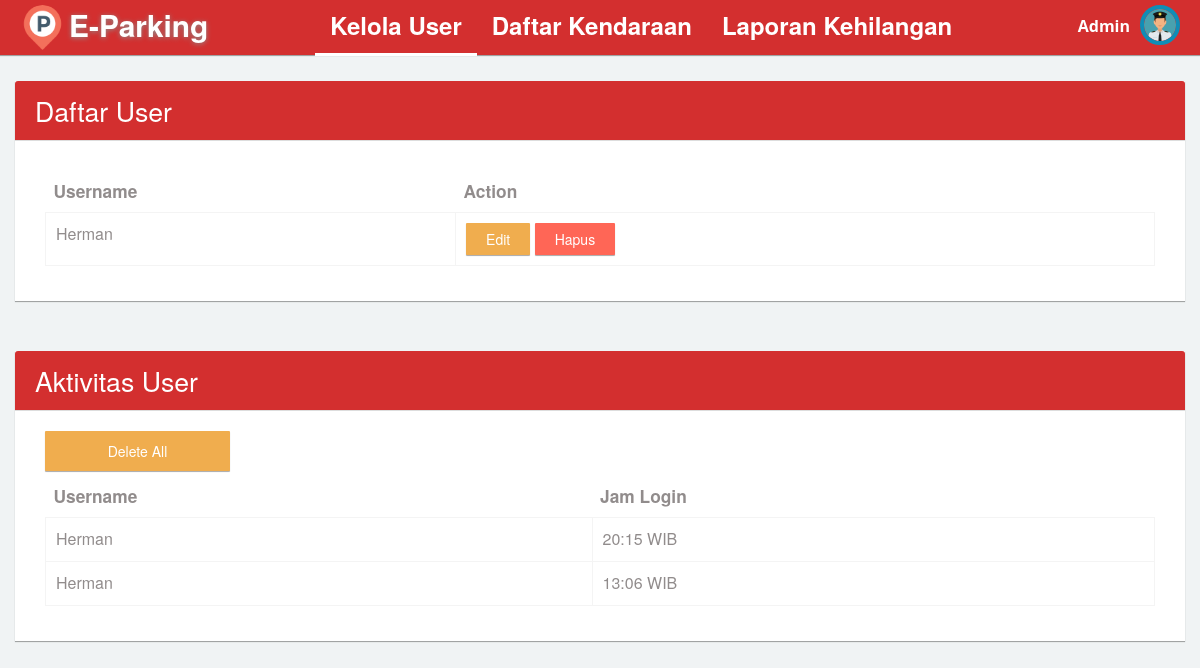
Screenshot of /home_admin.php with the database file from the repository.
### tables this page shows
CREATE TABLE `tb_akses_admin` (
  `username` varchar(50) NOT NULL,
  `jam_login` varchar(10) NOT NULL
);

### home_admin.php (the view, shortened to what this page needs)
<!DOCTYPE html>
<html>
<head>
	<link rel="stylesheet" type="text/css" href="asset/css/bootstrap.min.css">
	<link rel="stylesheet" type="text/css" href="asset/css/plugins/font-awesome.min.css"/>
	<link rel="stylesheet" type="text/css" href="asset/css/plugins/animate.min.css"/>
	<link rel="stylesheet" type="text/css" href="asset/css/plugins/nouislider.min.css"/>
	<link rel="stylesheet" type="text/css" href="asset/css/plugins/select2.min.css"/>
	<link rel="stylesheet" type="text/css" href="asset/css/plugins/ionrangeslider/ion.rangeSlider.css"/>
	<link rel="stylesheet" type="text/css" href="asset/css/plugins/ionrangeslider/ion.rangeSlider.skinFlat.css"/>
	<link rel="stylesheet" type="text/css" href="asset/css/plugins/bootstrap-material-datetimepicker.css"/>
	<link rel="stylesheet" type="text/css" href="asset/css/plugins/simple-line-icons.css"/>
	<link rel="stylesheet" type="text/css" href="asset/css/plugins/mediaelementplayer.css"/>
	<link href="asset/css/style.css" rel="stylesheet">
</head>
<?php
include 'config/koneksi.php';
 ?>
<body class="dashboard topnav">
        <nav class="navbar navbar-default header navbar-fixed-top bg-dark-red">
          <div class="col-md-12 nav-wrapper">
            <div class="navbar-header" style="width:100%;">
                <div class="navbar-brand" style="margin-left: -10px;" name="home_logo">
                <img src="asset/img/logo.png" class="img-circle" alt="logo" style="float: left;margin-top: -10px;" width="45px"/>
                 <b style="float: left;margin-left: 4px;">E-Parking</b>
                </div>
              <ul class="nav navbar-nav search-nav" style="margin-left: 7%">
                  <li class="active"><a style="font-size: 18pt">Kelola User</a></li>
                  <li><a href="daftar_kendaraan.php"><span  style="font-size: 18pt">Daftar Kendaraan</a></span></li>
                  <li><a href="lapor_admin.php"><span  style="font-size: 18pt">Laporan Kehilangan</a></span></li>
              </ul>
              <ul class="nav navbar-nav navbar-right user-nav">
                <li class="user-name"><span>Admin</span></li>
                  <li class="dropdown avatar-dropdown">
                   <img src="asset/img/petugas.png" class="img-circle avatar" alt="username" data-toggle="dropdown" aria-haspopup="true" aria-expanded="true" style="cursor: pointer;" />
                </li>
              </ul>
            </div>
          </div>
        </nav>
	<div id="content">
                <div class="col-md-12 col-sm-12 col-x-12" style="margin-top: 30px;">
                  <div class="col-md-12 panel">
                    <div class="col-md-12 panel-heading bg-dark-red">
                      <h4 style="color: white;font-size: 20pt;">Daftar User</h4>
                    </div>
                    <div class="panel-body">
                    <div class="table-responsive col-md-12 col-sm-12 col-xs-12">
                    <table class="table table-hover col-md-12 col-sm-12 col-xs-12" width="100%" cellspacing="0" style="margin-top: 30px;">
                      <thead>
                        <tr style="font-size: 13pt">
                        <th>Username</th>
                        <th>Action</th>
                      </tr>
                      </thead>
                      <tbody>
                        <?php
                          $sql = "SELECT * FROM tb_login";
                          $query = mysqli_query($con, $sql);
                          while ($data = mysqli_fetch_array($query)) {?>
                        <tr style="font-size: 12pt">
                          <td align="left"><?php echo $data['username'] ?></td>
                          <td>
                            <a href="edit.php?id=<?=$data['id'] ?>" class="btn btn-warning"> Edit </a>
                            <a href="hapus.php?id=<?=$data['id'] ?>" class="btn btn-danger" onclick="return confirm('Apakah Anda Yakin Menghapus Data?')"> Hapus </a>
                          </td>
                        </tr>
                        <?php } ?>
                      </tbody>
                  </table>
                  </div>
                  </div>
                  </div>
                </div>
              <form method="post">
              <div class="col-md-12 col-sm-12 col-x-12" style="margin-top: 30px;">
                  <div class="col-md-12 panel">
                    <div class="col-md-12 panel-heading bg-dark-red">
                      <h4 style="color: white;font-size: 20pt;">Aktivitas User</h4>
                    </div>
                    <div class="panel-body">
                    <div class="table-responsive col-md-12 col-sm-12 col-xs-12">
                    <input class="submit btn btn-warning col-md-2" type="submit" style="height: 40px;margin-top: 20px;" value="Delete All" onclick="return confirm('Apakah Anda Yakin Menghapus Semuanya?')" name="btn_delete">
                    <table class="table table-hover col-md-12 col-sm-12 col-xs-12" width="100%" cellspacing="0" style="margin-top: 5px;">
                    <thead>
                     <tr style="font-size: 13pt">
                        <th>Username</th>
                        <th>Jam Login</th>
                      </tr>
                    </thead>
                    <tbody>
                      <?php
                        $sql = "SELECT * FROM tb_akses_admin ORDER BY jam_login DESC";
                        $query = mysqli_query($con, $sql);
                        while ($data = mysqli_fetch_array($query)) {?>
                      <tr style="font-size: 12pt">
                        <td><?php echo $data['username'] ?></td>
                        <td><?php echo $data['jam_login'] . " WIB" ?></td>
                      </tr>
                      <?php } ?>
                    </tbody>
                  </table>
                  </div>
                  </div>
                  </div>
                </div>
              </form>
        </div>
</body>
</html>

### rows the page displays
tb_akses_admin: username "Herman", jam_login "20:15"
tb_akses_admin: username "Herman", jam_login "13:06"

### other values shown
$data['username'] "Herman"
